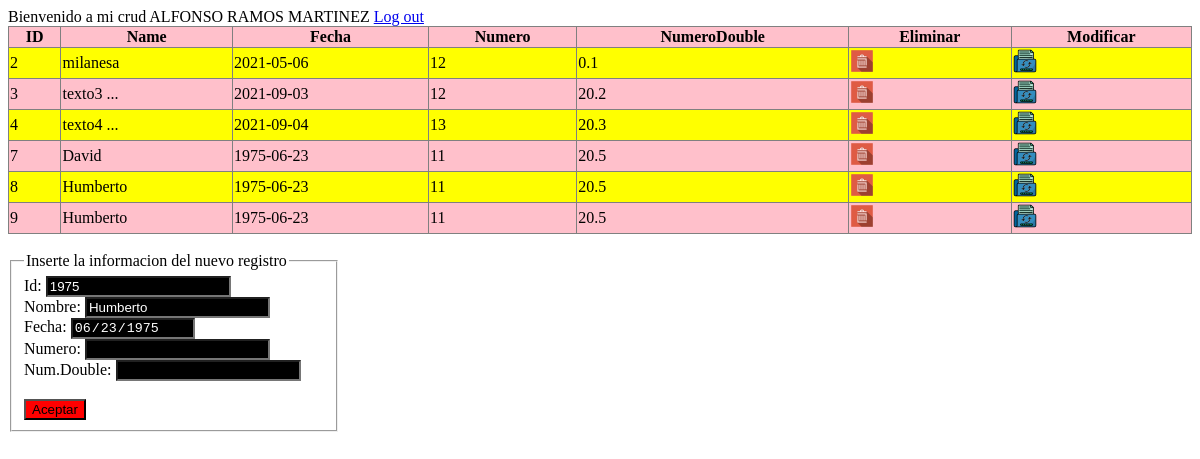
The app's page /crud/crud.php (signed in) with its own data.
### tables this page shows
CREATE TABLE `table1` (
  `column1` int(11) NOT NULL,
  `column2` varchar(255) NOT NULL,
  `column3` date NOT NULL,
  `column4` int(11) NOT NULL,
  `column5` double NOT NULL
);

### crud/crud.php (the view, shortened to what this page needs)
<?php
include("./inc/settings.php");
?>
<!DOCTYPE html>
<html lang="en">
<head>
<link rel="stylesheet" href="./css/estilos.css">
</head>
<body>
    Bienvenido a mi crud
    <?= $_SESSION["nombre"]?>
    <?= $_SESSION["apellido1"]?>
    <?= $_SESSION["apellido2"]?>
    <a href="logout.php" >Log out</a>
<?php
$conn = new mysqli($servername, $username, $password, $dbname);
$sql = "SELECT column1, column2, column3, column4, column5 FROM table1";
$result = $conn->query($sql);
if ($result->num_rows > 0) {
  echo "<table border='1'><tr><th>ID</th><th>Name</th><th>Fecha</th><th>Numero</th><th>NumeroDouble</th><th>Eliminar</th><th>Modificar</th></tr>";
  while($row = $result->fetch_assoc()) {
    echo "\n<tr>\n\t<td>".$row["column1"]."</td>\n\t<td>".$row["column2"]."</td>\n\t<td>".$row["column3"]."</td>\n\t<td>".$row["column4"]."</td>\n\t<td>".$row["column5"]."</td>";
    echo "<td><a href='eliminar.php?colum1=".$row["column1"]."' onclick='return confirmar()'><img src='./img/eliminar.png'></a></td><td>
          <a href='update.php?colum1=".$row["column1"]."' onclick='return confirmarModificar()'><img src='./img/update.png'></td></tr>\n";
  }
  echo "</table>";
} else {
  echo "0 results";
}
?>
<br>
<form action="insertar.php" method="post">
<fieldset style="width:300px">
<legend>Inserte la informacion del nuevo registro</legend>
  Id: <input type="number" name="identificador" id="" value="1975" class="w3-input" required><br>
  Nombre: <input type="text" name="nombre" id="" value="Humberto" class="w3-input"><br>
  Fecha: <input type="date" name="fecha" id="" value="1975-06-23"><br>
  Numero: <input type="number" name="numero" id="" value=""><br>
  Num.Double: <input type="number" name="numdouble" id="" value=""><br>
  <br>
  <input type="submit" value="Aceptar"><br>
</fieldset>
</form>
</body>
</html>

### crud/css/estilos.css (style rules this page uses)
tr:nth-child(even) { background-color: yellow; }
tr:nth-child(odd) { background-color: pink; }
table { width: 100%; border-collapse: collapse; }
input[type="text"] { background:black; color:white; }
input[type="number"] { background:black; color:white; }
input[type="date"] { background:black; color:white; }
input[type="submit"] { background: red; }

### records on screen
table1: column1 "2", column2 "milanesa", column3 "2021-05-06", column4 "12", column5 "0.1"
table1: column1 "3", column2 "texto3 ...", column3 "2021-09-03", column4 "12", column5 "20.2"
table1: column1 "4", column2 "texto4 ...", column3 "2021-09-04", column4 "13", column5 "20.3"
table1: column1 "7", column2 "David", column3 "1975-06-23", column4 "11", column5 "20.5"
table1: column1 "8", column2 "Humberto", column3 "1975-06-23", column4 "11", column5 "20.5"
table1: column1 "9", column2 "Humberto", column3 "1975-06-23", column4 "11", column5 "20.5"

### other values on screen
$_SESSION["nombre"] "ALFONSO"
$_SESSION["apellido1"] "RAMOS"
$_SESSION["apellido2"] "MARTINEZ"
